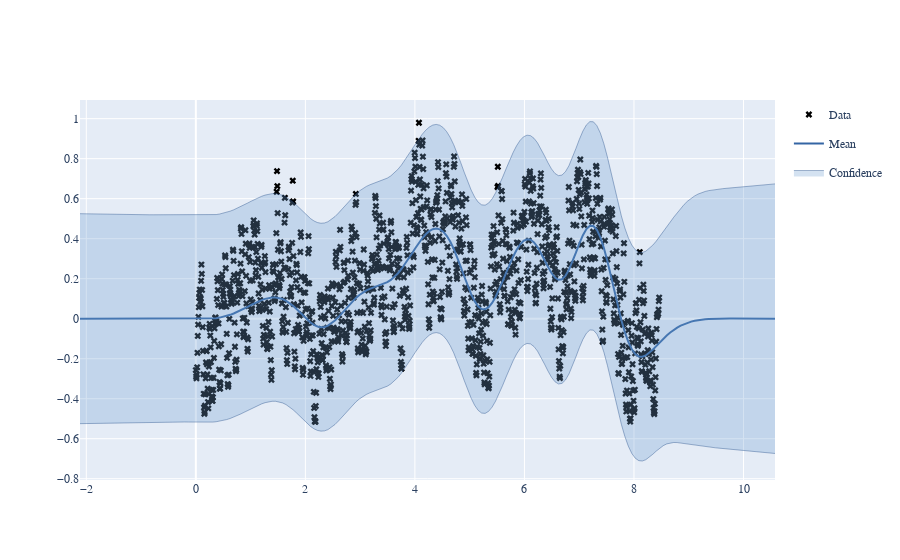

Notebook code for this chart:
### Code cell
fig = m.plot(title='1d_gp')

GPy.plotting.show(fig, filename='1d_gp')

### Figure 1 — Plotly figure (JSON) as saved in the notebook; plotly's stock layout.template omitted (floating-point values rounded to 4 significant figures; data arrays with more than 128 entries replaced by an {"elided": "..."} marker saying what was removed)
{"data": [{"marker": {"color": "black", "symbol": "x"}, "mode": "markers", "name": "Data", "showlegend": true, "type": "scatter", "x": {"elided": "1411 float values"}, "xaxis": "x", "y": {"elided": "1411 float values"}, "yaxis": "y"}, {"line": {"color": "#3465a4", "width": 2}, "mode": "lines", "name": "Mean", "showlegend": true, "type": "scatter", "x": {"elided": "200 float values"}, "xaxis": "x", "y": {"elided": "200 float values"}, "yaxis": "y"}, {"fillcolor": "rgba(114, 159, 207, 0.3)", "legendgroup": "Confidence_fill_(1,1)", "line": {"color": "#204a87", "width": 0.4}, "mode": "lines", "name": "Confidence", "opacity": 0.3, "showlegend": false, "type": "scatter", "x": {"elided": "200 float values"}, "xaxis": "x", "y": {"elided": "200 float values"}, "yaxis": "y"}, {"fill": "tonextx", "fillcolor": "rgba(114, 159, 207, 0.3)", "legendgroup": "Confidence_fill_(1,1)", "line": {"color": "#204a87", "width": 0.4}, "mode": "lines", "name": "Confidence", "opacity": 0.3, "showlegend": true, "type": "scatter", "x": {"elided": "200 float values"}, "xaxis": "x", "y": {"elided": "200 float values"}, "yaxis": "y"}], "layout": {"font": {"family": "Raleway, sans-serif"}, "showlegend": true, "xaxis": {"anchor": "y", "domain": [0, 1]}, "yaxis": {"anchor": "x", "domain": [0, 1]}}}
